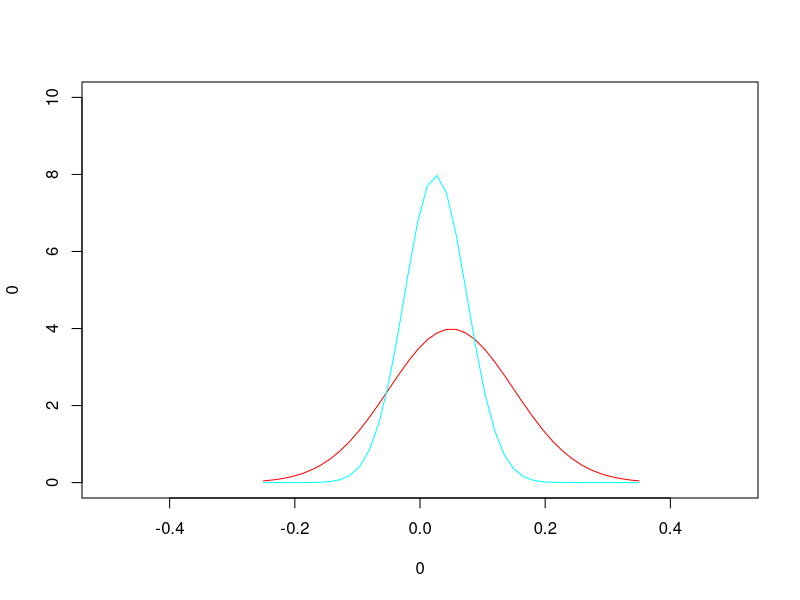

This figure's R source:
mean = 0.05
sd = 0.10

# Q1
(q1 = 1 - pnorm(0.10, mean, sd))

# Q2
(q2 = pnorm(-0.10, mean, sd))

# Q3
(q3 = pnorm(0.15, mean, sd) - pnorm(-0.05, mean, sd))

# Q4
(q4 = qnorm(0.01, mean, sd))

# Q5
(q5 = qnorm(0.05, mean, sd))

# Q6
(q6 = qnorm(0.95, mean, sd))

# Q7
(q7 = qnorm(0.99, mean, sd))

# Q8
t = seq(-0.25, 0.35, length=40)
x = dnorm(t, mean=0.05, sd=0.10)  # ms
y = dnorm(t, mean=0.025, sd=0.05) # sbux
plot(0, 0, xlim=c(-0.5, 0.5), ylim=c(0, 10), type="n")
cl = rainbow(2)
lines(t, x, col=cl[1], type='l') # red
lines(t, y, col=cl[2], type='l') # cyan

# Q9
w = 100000
(var1 = qnorm(0.01, mean=0.04, sd=0.09) * w)
(var5 = qnorm(0.05, mean=0.04, sd=0.09) * w)

# Q10
cc_to_simple = function(r) exp(r) - 1
w = 100000
(cc_var1 = cc_to_simple(qnorm(0.01, mean=0.04, sd=0.09)) * w)
(cc_var5 = cc_to_simple(qnorm(0.05, mean=0.04, sd=0.09)) * w)

pA0 = 38.23
pC0 = 41.11
pA1 = 41.29
pC1 = 41.74

# Q11
(srA = (pA1 - pA0) / pA0 * 100)
(srC = (pC1 - pC0) / pC0 * 100)

# Q12
(ccA = log(pA1 / pA0) * 100)
(ccC = log(pC1 / pC0) * 100)

# Q13
(div_yield_A = 0.10 / pA1 * 100)
(total_return_A = srA + div_yield_A)

# Q14
(ann_srA = (1 + srA / 100)^12 - 1) * 100
(ann_ccA = 12 * ccA)

# Q15 - too simple
(xA = 0.8)
(xC = 0.2)

# Q16
(port_return = xA * srA + xC * srC)
